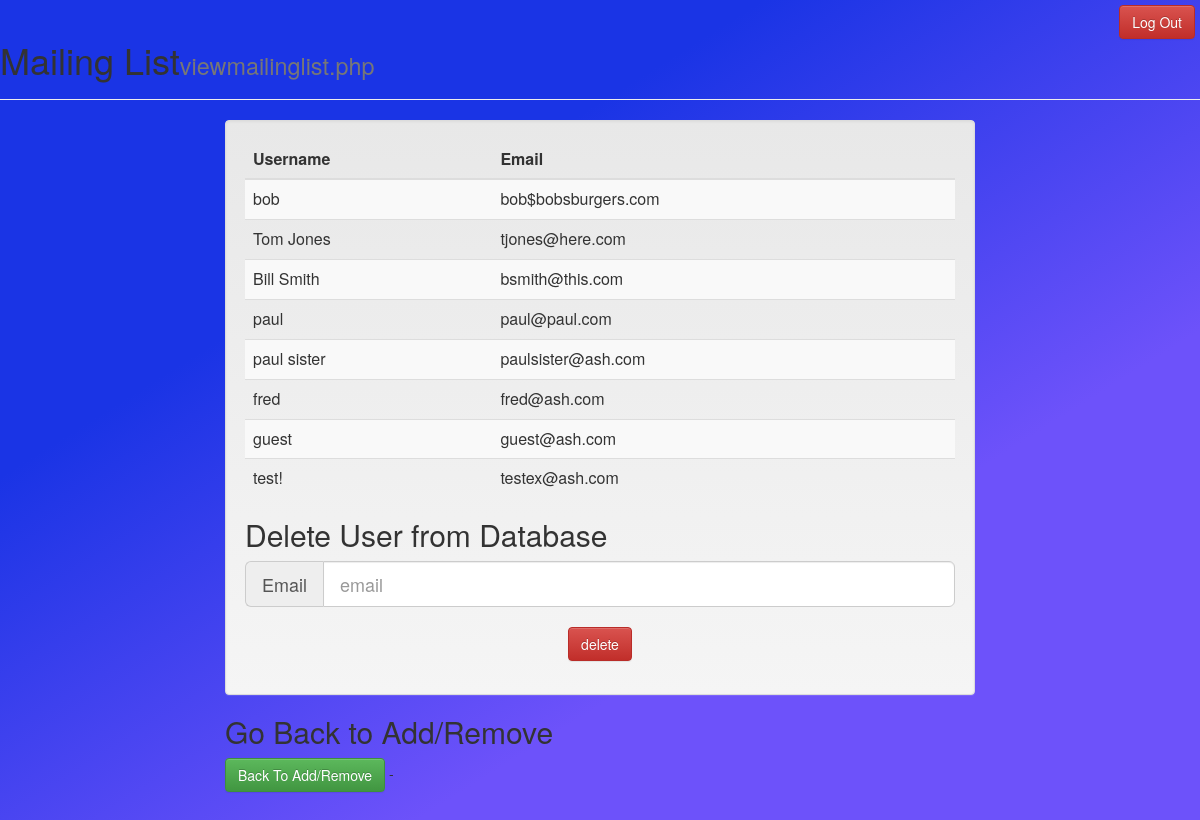
The page /scripts/viewmailinglist.php (signed in) on the database its author committed.
### tables this page shows
CREATE TABLE `emaillist` (
  `userID` int(11) NOT NULL,
  `username` varchar(20) NOT NULL,
  `email` varchar(50) NOT NULL
);

### scripts/viewmailinglist.php (the view, shortened to what this page needs)
<html>
<head>
	<link rel="stylesheet" href="https://maxcdn.bootstrapcdn.com/bootstrap/3.3.6/css/bootstrap.min.css">
	<link rel="stylesheet" href="https://maxcdn.bootstrapcdn.com/bootstrap/3.3.6/css/bootstrap-theme.min.css">
	<link rel="stylesheet" type="text/css" href="../css/style.css">
</head>
<body>
	<div class="page-header">
  <h1>Mailing List<small>viewmailinglist.php</small></h1>
  <a href="logout.php" class="btn btn-danger" style="position:absolute; top: 5px; right: 5px">Log Out</a>
</div>
	<div class = "container">
		<div class="row">
			<div class= "col-md-offset-2 col-md-8 ">
				<div class="well">
	<table class="table table-striped">
	<thead>
		<tr>
			<th>Username</th>
			<th>Email</th>
		</tr>
	</thead>
	<tbody>
					<?php
						if (!isset($_SESSION['username'])) {
							header('location:login.php');
						} else {
							$query = "SELECT * FROM `emaillist`";
							include('connect.php');
							$result = mysqli_query($con, $query);
							while ($row=mysqli_fetch_assoc($result)) {
								echo "<tr> <td>" . $row['username'] . "</td>";
								echo "<td>" . $row['email'] ."</td> </tr>";
							}
						}
					?>
	</tbody>
	</table>
				<h2>Delete User from Database</h2>
				<form action="removeFromDB.php" method="POST">
					<div class="input-group input-group-lg">
				  		<span class="input-group-addon" id="sizing-addon1">Email</span>
				  		<input type="text" name="email" class="form-control" placeholder="email" aria-describedby="sizing-addon1">
					</div><br>
					<input type="submit" name="delete" value="delete" class="btn btn-danger"></input>
				</form>
				</div>
				<h2>Go Back to Add/Remove</h2>
				<a href="../index.php" class="btn btn-success">Back To Add/Remove</a>
-
			</div>
		</div>
	</div>
</body>
</html>

### css/style.css (style rules this page uses)
body { width: 100%; height:800px; background: rgb(26, 52, 229); background: -moz-linear-gradient(58deg, rgb(26, 52, 229) 30%, rgb(109, 82, 250) 68%); background: -webkit-linear-gradient(58deg, rgb(26, 52, 229) 30%, rgb(109, 82, 250) 68%); background: -o-linear-gradient(58deg, rgb(26, 52, 229) 30%, rgb(109, 82, 250) 68%); background: -ms-linear-gradient(58deg, rgb(26, 52, 229) 30%, rgb(109, 82, 250) 68%); background: linear-gradient(148deg, rgb(26, 52, 229) 30%, rgb(109, 82, 250) 68%); }
form { text-align: center; }

### rows shown on the page
emaillist: username "bob", email "bob$bobsburgers.com"
emaillist: username "Tom Jones", email "tjones@here.com"
emaillist: username "Bill Smith", email "bsmith@this.com"
emaillist: username "paul", email "paul@paul.com"
emaillist: username "paul sister", email "paulsister@ash.com"
emaillist: username "fred", email "fred@ash.com"
emaillist: username "guest", email "guest@ash.com"
emaillist: username "test!", email "testex@ash.com"
